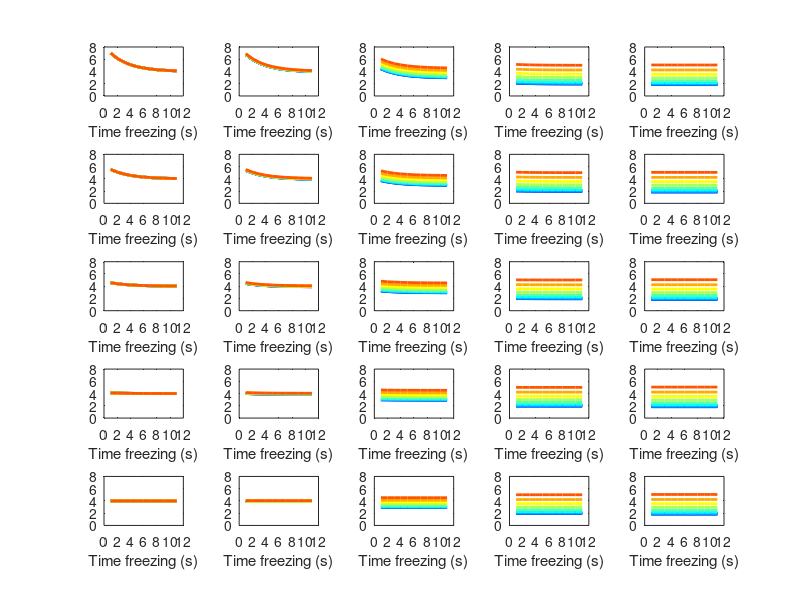
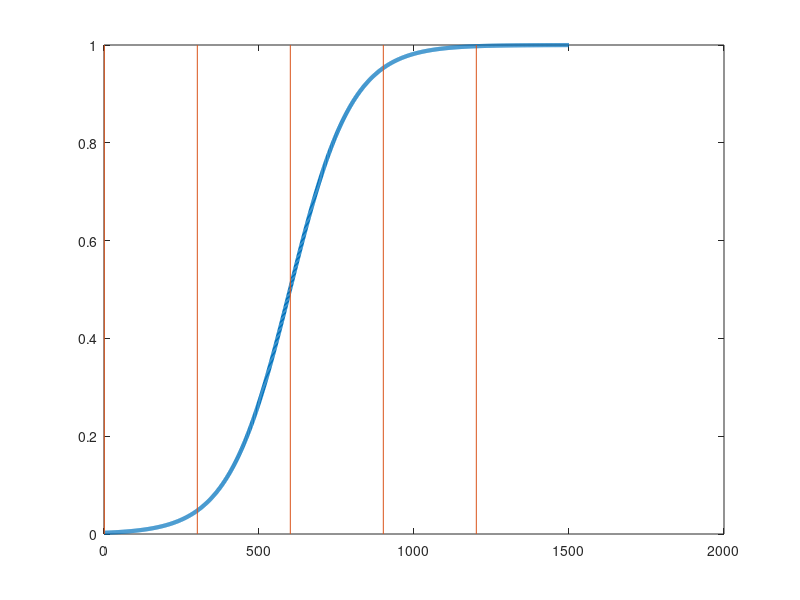

MATLAB code to generate these figures, in order:
%% All these parameters will need to be fitetd to model
MaxFreqSk = 7;
MinFreqSk = 4;
Tau = 3; % s

MaxFreqPos = 6;
MinFreqPos = 2;

LearnPoint = 600; %s
LearnSlope = 0.01;

%% Make a simulation of 10s freezing period at different positions and learning rates depending on time since shock
tpsManip = [0:1500];
AllTpsLearn = [ 1:300:max(tpsManip)];

Learning = 1./(1+exp(-LearnSlope*([0:1500]-LearnPoint)));
AllTimeToShock = [0,2,5,10,20];

% sample different learning stages
cols = jet(10);
for t = 1:length(AllTpsLearn)
    
    AlphaLearn = Learning(AllTpsLearn(t));
    
    for sk = 1:length(AllTimeToShock)
        TimeToShock = AllTimeToShock(sk);
        for Pos = 0:0.1:0.9
            OBFreq_Shock = (1-AlphaLearn) .* ((MaxFreqSk - MinFreqSk) *exp([(-[0:10] -TimeToShock)]/Tau) + MinFreqSk);
            OBFreq_Pos = (AlphaLearn) .* ((MaxFreqPos*Pos - MinFreqPos) *Pos + MinFreqPos);
            OBFreq_Tot = OBFreq_Shock + OBFreq_Pos;
            subplot(5,5,t+(sk-1)*5)
            plot(OBFreq_Tot,'color',cols(round(Pos*10+1),:),'linewidth',2)
            hold on
            ylim([0 8])
            xlabel('Time freezing (s)')
        end
    end
end

figure
plot(tpsManip,Learning,'linewidth',3)
hold on
for t = 1:length(AllTpsLearn)
    line([AllTpsLearn(t) AllTpsLearn(t)],ylim)
end


